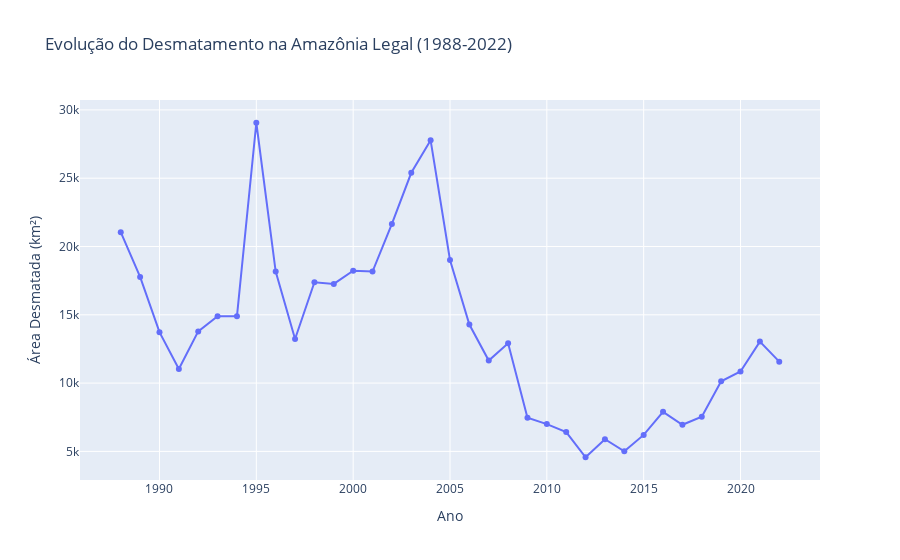

Write notebook code for a chart like this one.
### Markdown cell above
>Tendência Crescente: O desmatamento parece ter aumentado ao longo dos anos, com um pico notável em 1994 e 1995.

>Anos Críticos: Os anos de 1994 e 1995 representam períodos de alta atividade de desmatamento, indicando possíveis fatores que contribuíram para essa tendência.

### Code cell
## EVOLUCAO DO DESMATAMENTO AO LONGO DOS ANOS
fig = go.Figure()
fig.add_trace(go.Scatter(x=df_desmatamento['ano'], y=df_desmatamento['area_total_desmatamento'], mode='lines+markers'))
fig.update_layout(title='Evolução do Desmatamento na Amazônia Legal (1988-2022)', xaxis_title='Ano', yaxis_title='Área Desmatada (km²)')
fig.show()

### Figure 1 — Plotly figure (JSON) as saved in the notebook; plotly's stock layout.template omitted (floating-point values rounded to 4 significant figures)
{"data": [{"mode": "lines+markers", "type": "scatter", "x": [1988, 1989, 1990, 1991, 1992, 1993, 1994, 1995, 1996, 1997, 1998, 1999, 2000, 2001, 2002, 2003, 2004, 2005, 2006, 2007, 2008, 2009, 2010, 2011, 2012, 2013, 2014, 2015, 2016, 2017, 2018, 2019, 2020, 2021, 2022], "y": [21050, 17770, 13730, 11030, 13786, 14896, 14896, 29059, 18161, 13227, 17383, 17259, 18226, 18165, 21650, 25396, 27772, 19014, 14286, 11651, 12911, 7464, 7000, 6418, 4571, 5891, 5012, 6207, 7893, 6947, 7536, 10129, 10851, 13038, 11568]}], "layout": {"title": {"text": "Evolução do Desmatamento na Amazônia Legal (1988-2022)"}, "xaxis": {"title": {"text": "Ano"}}, "yaxis": {"title": {"text": "Área Desmatada (km²)"}}}}
